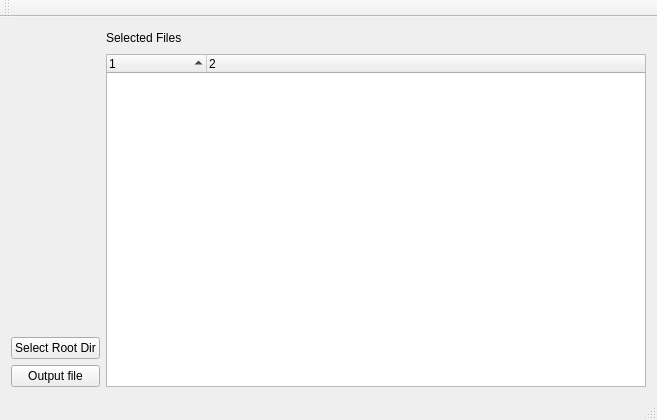
<?xml version="1.0" encoding="UTF-8"?>
<ui version="4.0">
 <class>MainWindow</class>
 <widget class="QMainWindow" name="MainWindow">
  <property name="geometry">
   <rect>
    <x>0</x>
    <y>0</y>
    <width>657</width>
    <height>420</height>
   </rect>
  </property>
  <property name="windowTitle">
   <string>MainWindow</string>
  </property>
  <widget class="QWidget" name="centralWidget">
   <layout class="QGridLayout" name="gridLayout_2">
    <item row="0" column="0">
     <layout class="QGridLayout" name="gridLayout">
      <item row="2" column="0">
       <widget class="QPushButton" name="pushButton">
        <property name="text">
         <string>Select Root Dir</string>
        </property>
       </widget>
      </item>
      <item row="3" column="0">
       <widget class="QPushButton" name="pushButton_2">
        <property name="text">
         <string>Output file</string>
        </property>
       </widget>
      </item>
      <item row="0" column="1">
       <widget class="QLabel" name="label_2">
        <property name="maximumSize">
         <size>
          <width>16777215</width>
          <height>20</height>
         </size>
        </property>
        <property name="text">
         <string>Selected Files</string>
        </property>
       </widget>
      </item>
      <item row="1" column="1" rowspan="3">
       <widget class="QTreeWidget" name="treeWidget">
        <property name="sortingEnabled">
         <bool>true</bool>
        </property>
        <property name="columnCount">
         <number>2</number>
        </property>
        <column>
         <property name="text">
          <string notr="true">1</string>
         </property>
        </column>
        <column>
         <property name="text">
          <string notr="true">2</string>
         </property>
        </column>
       </widget>
      </item>
     </layout>
    </item>
   </layout>
  </widget>
  <widget class="QMenuBar" name="menuBar">
   <property name="geometry">
    <rect>
     <x>0</x>
     <y>0</y>
     <width>657</width>
     <height>21</height>
    </rect>
   </property>
  </widget>
  <widget class="QToolBar" name="mainToolBar">
   <attribute name="toolBarArea">
    <enum>TopToolBarArea</enum>
   </attribute>
   <attribute name="toolBarBreak">
    <bool>false</bool>
   </attribute>
  </widget>
  <widget class="QStatusBar" name="statusBar"/>
 </widget>
 <layoutdefault spacing="6" margin="11"/>
 <resources/>
 <connections/>
</ui>
